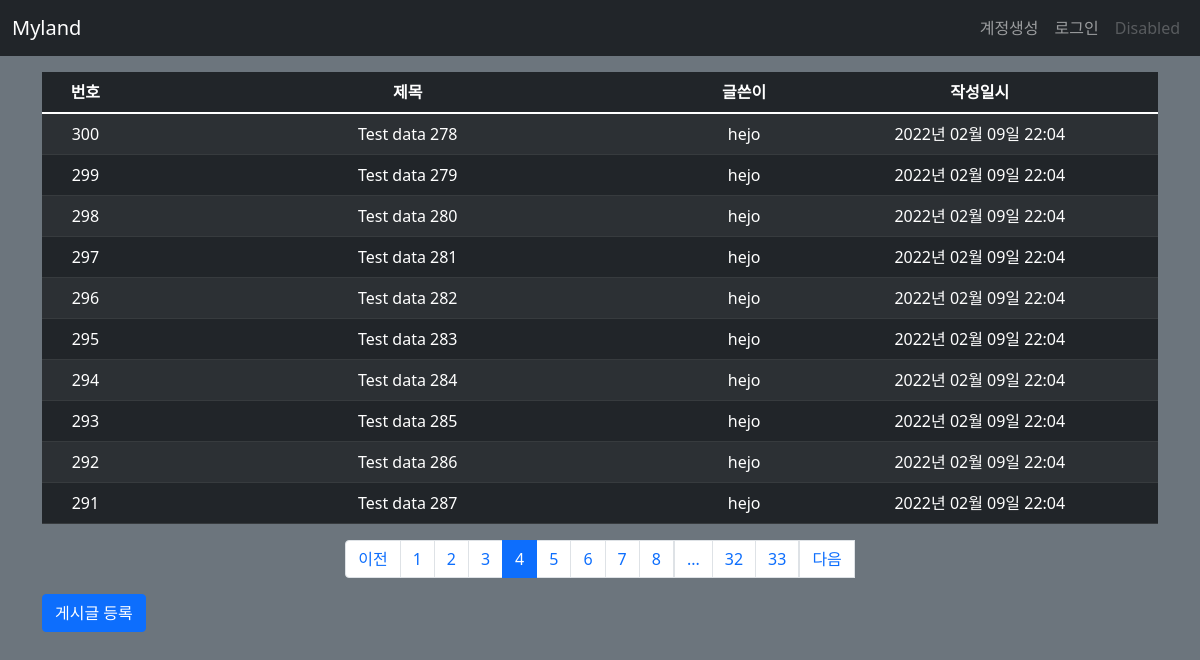
Screenshot of /post/list/?page=4 with the database file from the repository.
### myland/models.py (models this page shows)
class Post(db.Model):
    id = db.Column(db.Integer, primary_key=True)
    title = db.Column(db.String(200), nullable=False)
    content = db.Column(db.Text, nullable=False)
    create_date = db.Column(db.DateTime(), nullable=False)
    user_id = db.Column(db.Integer, db.ForeignKey('user.id', ondelete='CASCADE'), nullable=False)
    user = db.relationship('User', backref=db.backref('post_set'))
    modify_date = db.Column(db.DateTime(), nullable=True)

class User(db.Model):
    id = db.Column(db.Integer, primary_key=True)
    username = db.Column(db.String(150), unique=True, nullable=False)
    password = db.Column(db.String(200), nullable=True)
    email = db.Column(db.String(120), unique=True, nullable=False)
    modify_date = db.Column(db.DateTime(), nullable=True)

### myland/views/post_views.py (the view)
@bp.route('/list/')
def _list():
    page = request.args.get('page', type=int, default=1)
    post_list = Post.query.order_by(Post.create_date.desc())
    post_list = post_list.paginate(page, per_page=10)
    return render_template('post/post_list.html', post_list=post_list)

### myland/filter.py (called while the page is built)
def format_datetime(value, fmt='%Y년 %m월 %d일 %H:%M'):
    return value.strftime(fmt)

### myland/views/auth_views.py (called while the page is built)
@bp.before_app_request
def load_logged_in_user():
    user_id = session.get('user_id')
    if user_id is None:
        g.user = None
    else:
        g.user = User.query.get(user_id)

### myland/templates/post/post_list.html
{% extends 'base.html' %}
{% block content %}
<div class="container my-3">
  <table class="table table-dark table-striped table-hover">
    <thead>
    <tr class="text-center">
      <th>번호</th>
      <th style="width:50%">제목</th>
      <th>글쓴이</th>
      <th>작성일시</th>
    </tr>
    </thead>
    <tbody>
    {% if post_list %}
    {% for post in post_list.items %}
    <tr class="text-center">
      <td>{{ post_list.total - ((post_list.page - 1) * post_list.per_page) - loop.index0 }}</td>
      <td class="text-left">
        <a href="{{ url_for('post.detail', post_id=post.id) }}" style="text-decoration-line: none; color: white;">{{ post.title }}</a>
      </td>
      <td>{{ post.user.username }}</td>
      <td>{{ post.create_date|datetime }}</td>
    </tr>
    {% endfor %}
    {% else %}
    <tr>
      <td colspan="3">게시글이 없습니다.</td>
    </tr>
    {% endif %}
    </tbody>
  </table>
  <ul class="pagination justify-content-center">
    {% if post_list.has_prev %}
    <li class="page-item">
      <a class="page-link" href="?page={{ post_list.prev_num }}">이전</a>
    </li>
    {% else %}
    <li class="page-item disabled">
      <a class="page-link" tabindex="-1" aria-disabled="true" href="#">이전</a>
    </li>
    {% endif %}
    {% for page_num in post_list.iter_pages() %}
      {% if page_num %}
        {% if page_num != post_list.page %}
        <li class="page-item">
          <a class="page-link" href="?page={{ page_num }}">{{ page_num }}</a>
        </li>
        {% else %}
        <li class="page-item active" aria-current="page">
          <a class="page-link" href="#">{{ page_num }}</a>
        </li>
        {% endif %}
      {% else %}
        <li class="disabled">
          <a class="page-link" href="#">...</a>
        </li>
      {% endif %}
    {% endfor %}
    {% if post_list.has_next %}
    <li class="page-items">
      <a class="page-link" href="?page={{ post_list.next_num }}">다음</a>
    </li>
    {% else %}
    <li class="page-item disabled">
      <a class="page-link" tabindex="-1" aria-disabled="true" href="#">다음</a>
    </li>
    {% endif %}
  </ul>
  <a href="{{ url_for('post.create') }}" class="btn btn-primary">게시글 등록</a>
</div>
{% endblock %}

### rows the page displays
Post: total "300", title "Test data 278", user.username "hejo", create_date "2022년 02월 09일 22:04"
Post: total "299", title "Test data 279", user.username "hejo", create_date "2022년 02월 09일 22:04"
Post: total "298", title "Test data 280", user.username "hejo", create_date "2022년 02월 09일 22:04"
Post: total "297", title "Test data 281", user.username "hejo", create_date "2022년 02월 09일 22:04"
Post: total "296", title "Test data 282", user.username "hejo", create_date "2022년 02월 09일 22:04"
Post: total "295", title "Test data 283", user.username "hejo", create_date "2022년 02월 09일 22:04"
Post: total "294", title "Test data 284", user.username "hejo", create_date "2022년 02월 09일 22:04"
Post: id "293", title "Test data 285", user.username "hejo", create_date "2022년 02월 09일 22:04"
Post: total "292", title "Test data 286", user.username "hejo", create_date "2022년 02월 09일 22:04"
Post: total "291", title "Test data 287", user.username "hejo", create_date "2022년 02월 09일 22:04"

### other values shown
{{ page_num }} "1" "2" "3" "5" "6" "7" "8" "32" "33"
{{ page_num }} "4"
